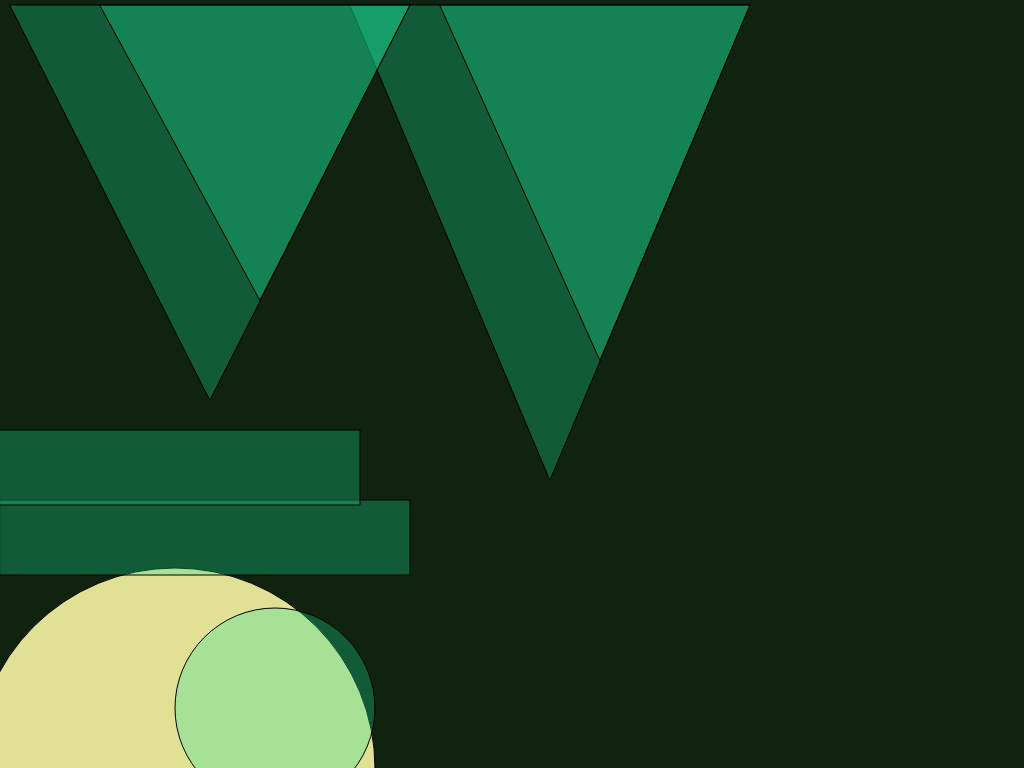
Frame 1 (no input)
Frame 60 (no input): identical to frame 1, image omitted
Frame 120 (the mouse pressed at the canvas centre since frame 60): identical to frame 1, image omitted

The p5.js sketch that drew this single still picture (run headless with seeded random() and noise() and a simulated clock; from frame 60 on, the mouse is pressed at the canvas centre):

// p5.js sketch
// ── sketch.js
function setup() {
  createCanvas(1024,768)
}

function draw() {
  background(15,35,15)

  //bottom left
  fill(225,225,150)
  ellipse(175,768,400,400)
  fill(25,225,150,75)
  ellipse(275,708,200,200)
  rect(0,500, 410, 75)
  rect(-50,430, 410, 75)

  //top left
  //triangle(10,5, 410, 5, 210, 400)
  //triangle(100,5, 410, 5, 260, 300)

  draw_triangles(350,1.2)
  draw_triangles(10,1)


}

function draw_triangles(x, scale){
  //top left
  fill(25,225,150,75)
  triangle(x,5, x+400, 5, x+200, scale*400)
  triangle(x+90,5, x+400, 5, x+250, scale*300)
}
